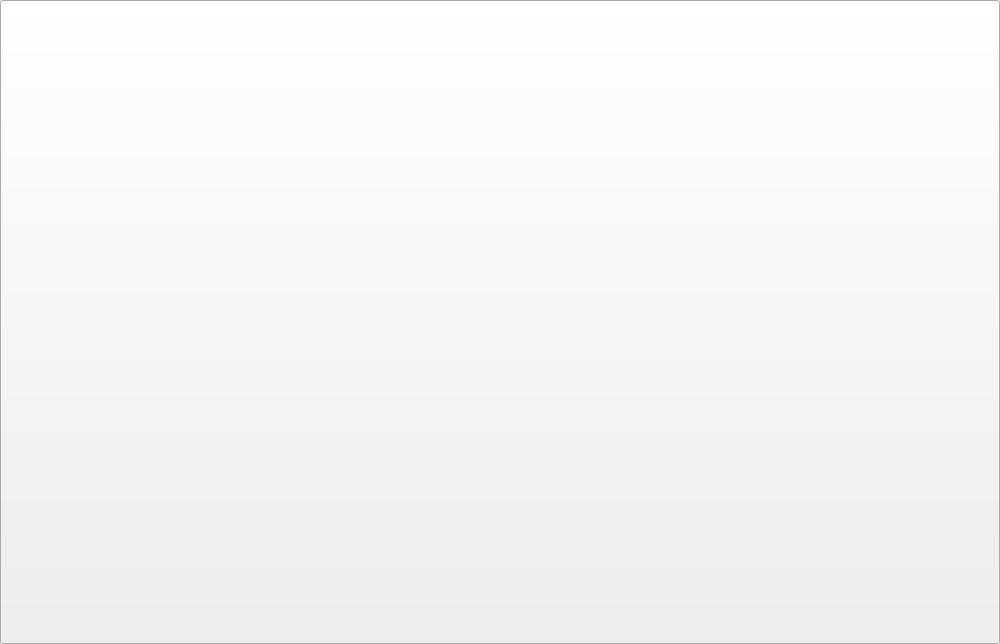
<?xml version="1.0" encoding="UTF-8"?>
<ui version="4.0">
 <class>AccesGranted</class>
 <widget class="QWidget" name="AccesGranted">
  <property name="geometry">
   <rect>
    <x>0</x>
    <y>0</y>
    <width>1000</width>
    <height>644</height>
   </rect>
  </property>
  <property name="windowTitle">
   <string>Form</string>
  </property>
  <widget class="QLabel" name="background_screen">
   <property name="geometry">
    <rect>
     <x>0</x>
     <y>0</y>
     <width>1000</width>
     <height>644</height>
    </rect>
   </property>
   <property name="text">
    <string/>
   </property>
   <property name="pixmap">
    <pixmap>graphic/emoto2.png</pixmap>
   </property>
  </widget>
  <widget class="QLabel" name="label_screen">
   <property name="geometry">
    <rect>
     <x>73</x>
     <y>30</y>
     <width>854</width>
     <height>480</height>
    </rect>
   </property>
   <property name="text">
    <string>TextLabel</string>
   </property>
  </widget>
  <widget class="QPushButton" name="button_screen">
   <property name="geometry">
    <rect>
     <x>0</x>
     <y>0</y>
     <width>1000</width>
     <height>644</height>
    </rect>
   </property>
   <property name="styleSheet">
    <string notr="true">	border-width: 1px;
	border-radius: 1px;
	color: rgb(146, 150, 150);
	font: 300 36pt &quot;Calibri Light&quot;;
	background-image (&quot;C:\Users\mjszo\Desktop\1\graphic\blang.png&quot;)</string>
   </property>
   <property name="text">
    <string/>
   </property>
  </widget>
 </widget>
 <resources/>
 <connections/>
</ui>
